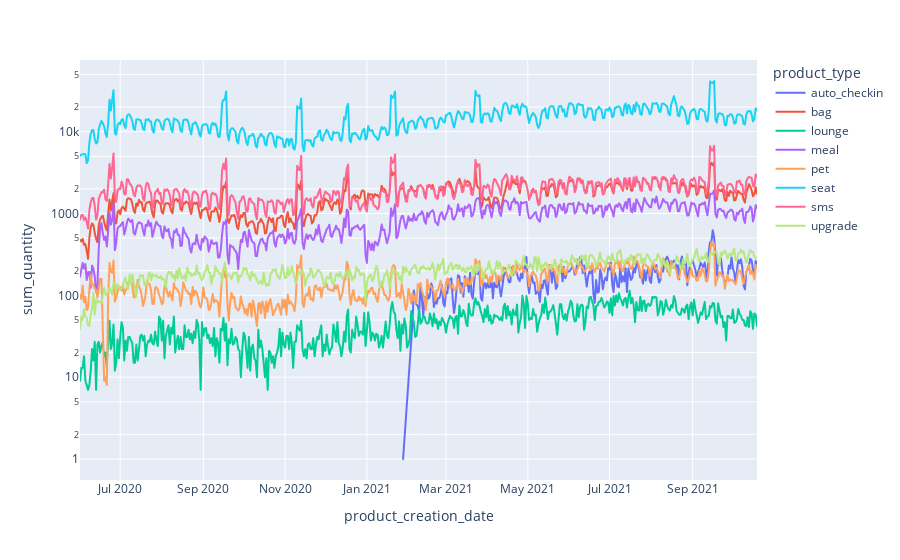

The cell this chart's notebook holds for it:
### Code cell
import plotly.express as px
px.line(d1, x='product_creation_date', y='sum_quantity', color='product_type', log_y=True)

### Figure 1 — Plotly figure (JSON) as saved in the notebook; plotly's stock layout.template omitted (floating-point values rounded to 4 significant figures; data arrays with more than 128 entries replaced by an {"elided": "..."} marker saying what was removed)
{"data": [{"hovertemplate": "product_type=auto_checkin<br>product_creation_date=%{x}<br>sum_quantity=%{y}<extra></extra>", "legendgroup": "auto_checkin", "line": {"color": "#636efa", "dash": "solid"}, "marker": {"symbol": "circle"}, "mode": "lines", "name": "auto_checkin", "showlegend": true, "type": "scattergl", "x": {"elided": "259 str values"}, "xaxis": "x", "y": {"elided": "259 int values"}, "yaxis": "y"}, {"hovertemplate": "product_type=bag<br>product_creation_date=%{x}<br>sum_quantity=%{y}<extra></extra>", "legendgroup": "bag", "line": {"color": "#EF553B", "dash": "solid"}, "marker": {"symbol": "circle"}, "mode": "lines", "name": "bag", "showlegend": true, "type": "scattergl", "x": {"elided": "506 str values"}, "xaxis": "x", "y": {"elided": "506 int values"}, "yaxis": "y"}, {"hovertemplate": "product_type=lounge<br>product_creation_date=%{x}<br>sum_quantity=%{y}<extra></extra>", "legendgroup": "lounge", "line": {"color": "#00cc96", "dash": "solid"}, "marker": {"symbol": "circle"}, "mode": "lines", "name": "lounge", "showlegend": true, "type": "scattergl", "x": {"elided": "506 str values"}, "xaxis": "x", "y": {"elided": "506 int values"}, "yaxis": "y"}, {"hovertemplate": "product_type=meal<br>product_creation_date=%{x}<br>sum_quantity=%{y}<extra></extra>", "legendgroup": "meal", "line": {"color": "#ab63fa", "dash": "solid"}, "marker": {"symbol": "circle"}, "mode": "lines", "name": "meal", "showlegend": true, "type": "scattergl", "x": {"elided": "506 str values"}, "xaxis": "x", "y": {"elided": "506 int values"}, "yaxis": "y"}, {"hovertemplate": "product_type=pet<br>product_creation_date=%{x}<br>sum_quantity=%{y}<extra></extra>", "legendgroup": "pet", "line": {"color": "#FFA15A", "dash": "solid"}, "marker": {"symbol": "circle"}, "mode": "lines", "name": "pet", "showlegend": true, "type": "scattergl", "x": {"elided": "506 str values"}, "xaxis": "x", "y": {"elided": "506 int values"}, "yaxis": "y"}, {"hovertemplate": "product_type=seat<br>product_creation_date=%{x}<br>sum_quantity=%{y}<extra></extra>", "legendgroup": "seat", "line": {"color": "#19d3f3", "dash": "solid"}, "marker": {"symbol": "circle"}, "mode": "lines", "name": "seat", "showlegend": true, "type": "scattergl", "x": {"elided": "506 str values"}, "xaxis": "x", "y": {"elided": "506 int values"}, "yaxis": "y"}, {"hovertemplate": "product_type=sms<br>product_creation_date=%{x}<br>sum_quantity=%{y}<extra></extra>", "legendgroup": "sms", "line": {"color": "#FF6692", "dash": "solid"}, "marker": {"symbol": "circle"}, "mode": "lines", "name": "sms", "showlegend": true, "type": "scattergl", "x": {"elided": "506 str values"}, "xaxis": "x", "y": {"elided": "506 int values"}, "yaxis": "y"}, {"hovertemplate": "product_type=upgrade<br>product_creation_date=%{x}<br>sum_quantity=%{y}<extra></extra>", "legendgroup": "upgrade", "line": {"color": "#B6E880", "dash": "solid"}, "marker": {"symbol": "circle"}, "mode": "lines", "name": "upgrade", "showlegend": true, "type": "scattergl", "x": {"elided": "506 str values"}, "xaxis": "x", "y": {"elided": "506 int values"}, "yaxis": "y"}], "layout": {"legend": {"title": {"text": "product_type"}, "tracegroupgap": 0}, "margin": {"t": 60}, "xaxis": {"anchor": "y", "domain": [0, 1], "title": {"text": "product_creation_date"}}, "yaxis": {"anchor": "x", "domain": [0, 1], "title": {"text": "sum_quantity"}, "type": "log"}}}
